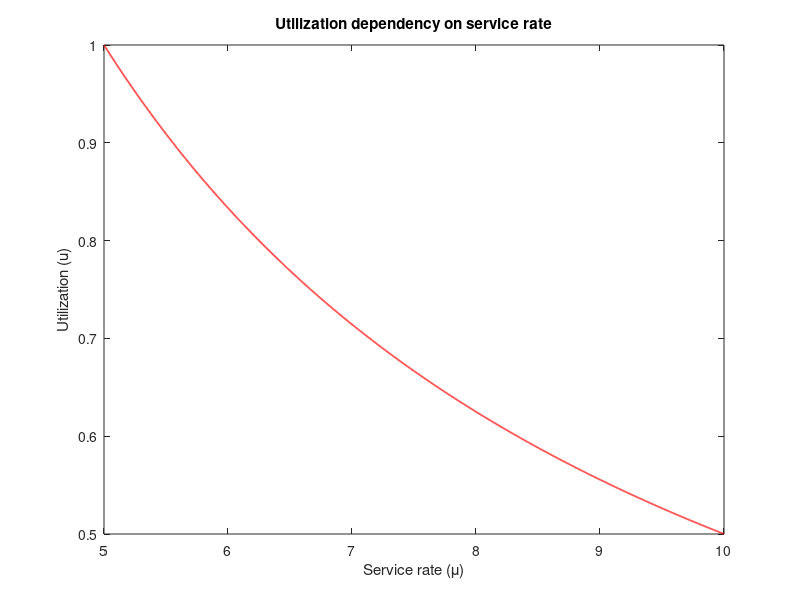
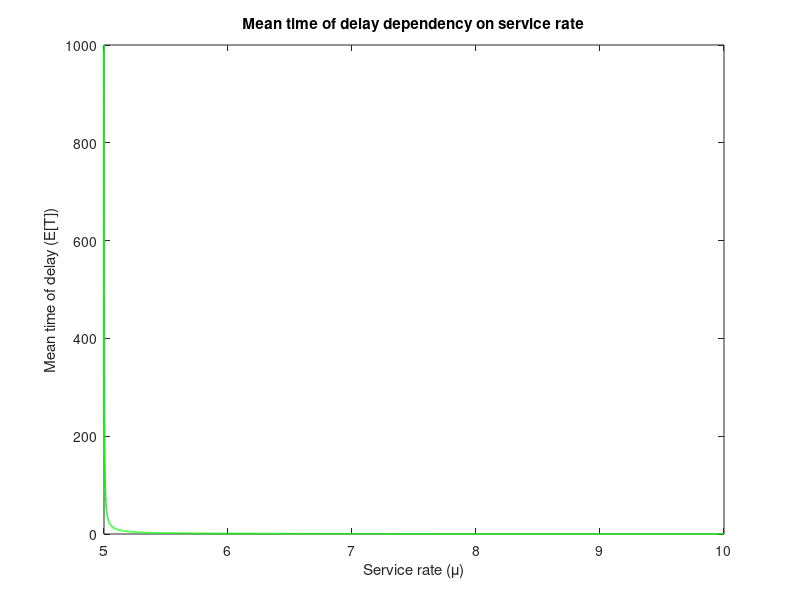
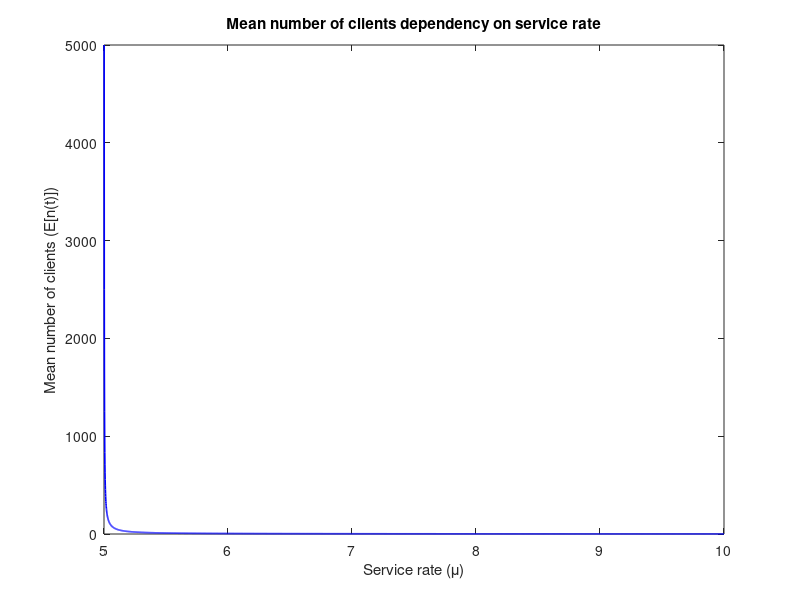
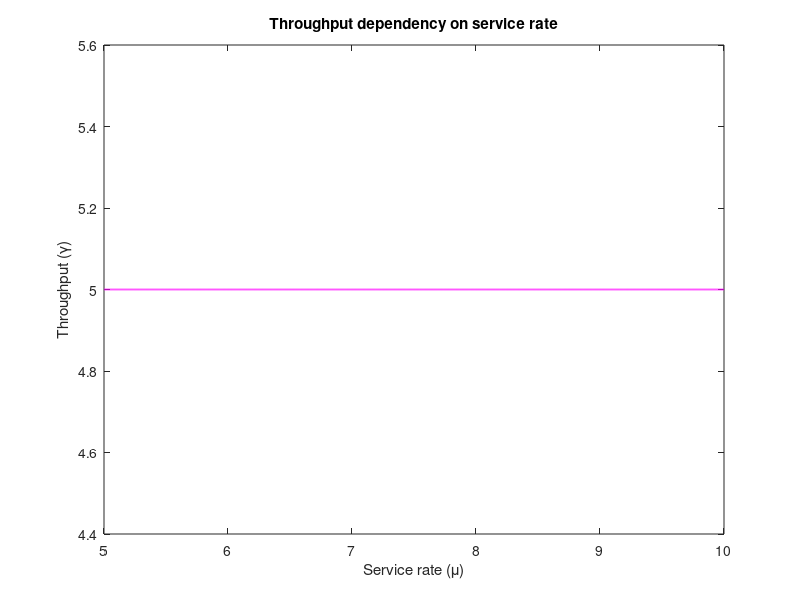

MATLAB code for these plots, in order:
clc;
clear all;
close all;

# ??????? ????? ?/?/1 ?? Octave
# Task b

mu_values = 5.001 : 0.001 : 10;
lambda_rate = 5;

lambda_values = lambda_rate * ones(1, numel(mu_values));

[u, et, ent, g] = qsmm1(lambda_values, mu_values);

# ?????? ?????????????? (utilization) ?? ???? ?? ????? ????????????.

figure('Name', 'Utilization dependency on service rate');
plot(mu_values, u, "r", 'LineWidth', 1.2);
title('Utilization dependency on service rate');
xlabel('Service rate (\mu)');
ylabel('Utilization (u)');

# ????? ?????? ???????????? ??? ?????????? ?(?) ?? ???? ?? ????? ????????????.

figure('Name', 'Mean time of delay dependency on service rate');
plot(mu_values, et, "g", 'LineWidth', 1.2);
title('Mean time of delay dependency on service rate');
xlabel('Service rate (\mu)');
ylabel('Mean time of delay (E[T])');

# ????? ??????? ??????? ??? ??????? ?? ???? ?? ????? ????????????.

figure('Name', 'Mean number of clients dependency on service rate');
plot(mu_values, ent, "b", 'LineWidth', 1.2);
title('Mean number of clients dependency on service rate');
xlabel('Service rate (\mu)');
ylabel('Mean number of clients (E[n(t)])');

# ??????????? (throughput) ??????? ?? ???? ?? ????? ????????????

figure('Name', 'Throughput dependency on service rate');
plot(mu_values, g, "m", 'LineWidth', 1.2);
title('Throughput dependency on service rate');
xlabel('Service rate (\mu)');
ylabel('Throughput (\gamma)');
